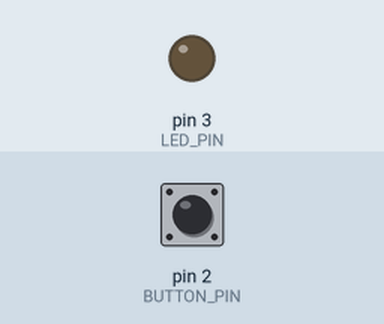
This program was run on a simulated Arduino Uno, built with avr-gcc and run on an emulated ATmega328P. On the bench: output pins drawn as LEDs (lit = HIGH). Inputs (shaded band) come from the test bench; at power-on: pin 2 (BUTTON_PIN) HIGH.

Above: at 1.2 s.
1.3 s: pin 2 (BUTTON_PIN) pulled LOW for 0.15 s
At 1.37 s:
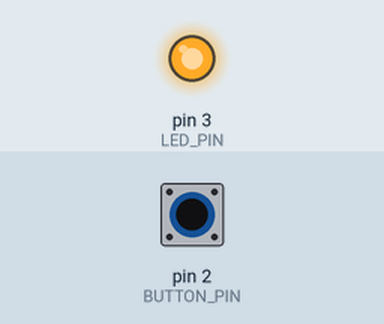
2.9 s: pin 2 (BUTTON_PIN) pulled LOW for 3.2 s
At 6.5 s:
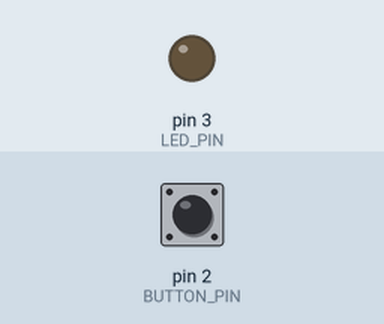
Timing chart, 0 to 8.0 s (numbered marks = the images above; inputs shaded):
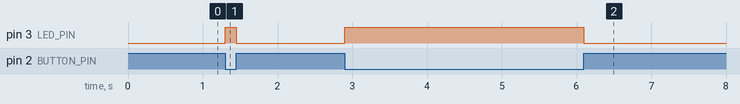

Measured:
- after the input at 1.3 s, pin 3 (LED_PIN): LOW → HIGH at once, → LOW 0.15 s later
- after the input at 2.9 s, pin 3 (LED_PIN): LOW → HIGH at once, → LOW 3.2 s later

The program:

main.cpp
```cpp
#include <Arduino.h>

#define BUTTON_PIN 2
#define LED_PIN 3


//przycisk podłaczasz do pina z jednej strony
//z drugiej strony przycisk podłączasz do GND (0v)

void setup() {

  pinMode(LED_PIN, OUTPUT);

  //TAK USTAW PRZYCISK PRZED UŻYCIEM!!!
  //ustaw pin przycisku jako INPUT (wejście)
  pinMode(BUTTON_PIN, INPUT);
  //ustaw pin przycisku na HIGH używając digitalWrite
  digitalWrite(BUTTON_PIN, HIGH);
  //HIGH = NIE naciśnięty, LOW = naciśnięty
}

void loop() {
  //TAK CZYTAJ WARTOŚĆ PRZYCISKU

  //zapisz stan pin'u jako int
  int buttonState = digitalRead(BUTTON_PIN);

  if (buttonState == LOW) {
    //przycisk jest naciśnięty kiedy pin jest LOW
    digitalWrite(LED_PIN, HIGH);
  }
  else{
    //przycisk nie jest naciśnięty kiedy pin jest HIGH
    digitalWrite(LED_PIN, LOW);
  }
}
```
